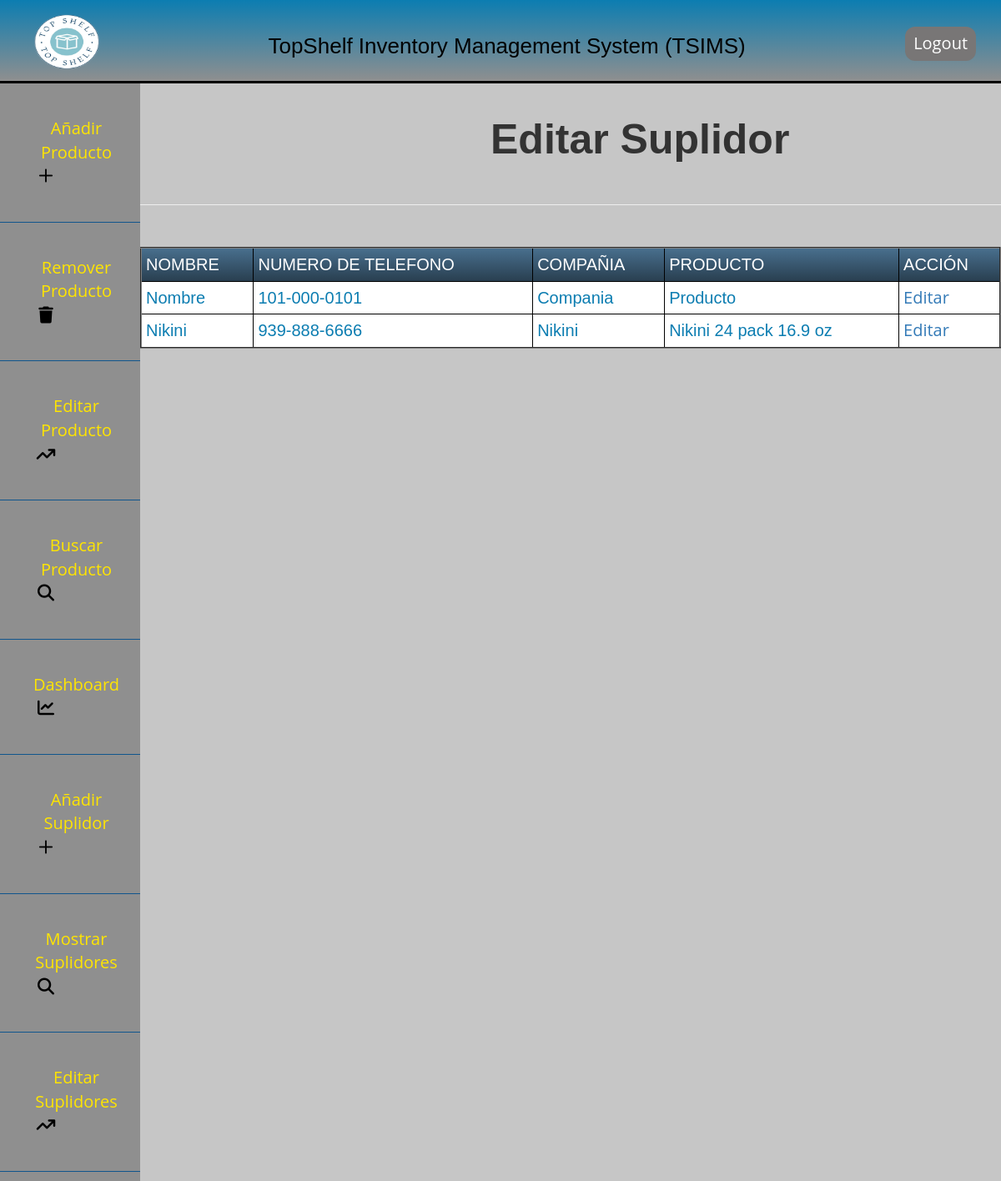
/index.php?page=editarsuplidoresform.php (signed in), run on the app's committed database.
### tables this page shows
CREATE TABLE `suplidor` (
  `IdSuplidor` int(11) NOT NULL,
  `Nombre` varchar(255) DEFAULT NULL,
  `Telefono` varchar(20) DEFAULT NULL,
  `Compania` varchar(255) DEFAULT NULL,
  `Producto` varchar(255) DEFAULT NULL
);

### editarsuplidoresform.php (the view, shortened to what this page needs)
<?php
	include("dbconnect.php");
	$result = mysqli_query ($db, "SELECT * FROM suplidor");
	if (mysqli_num_rows($result) > 0) {
?>
	<br>
	<h2 class="add_data">Editar Suplidor</h2>
	<br>
	<hr class="break">
<div class="values">
<div class="board">
<div class="dbtables">
<table border= "2" class="tablasAdjust">
<thead>
	<tr>
		<td> Nombre </td>
		<td> Numero de telefono</td>
		<td> Compañia </td>
		<td> Producto </td>
		<td> Acción </td>
	</tr>
</thead>
<?php
	while ($row = mysqli_fetch_array($result)) {
?>
<tbody>
	<tr>
		<td><?php echo $row["Nombre"]; ?></td>
		<td><?php echo $row["Telefono"]; ?></td>
		<td><?php echo $row["Compania"]; ?></td>
		<td><?php echo $row["Producto"]; ?></td>
		<td><a href="index.php?page=editarsuplidores.php&IdSuplidor=<?php echo $row["IdSuplidor"]; ?>">Editar</a></td>
	</tr>
	</tbody>
<?php
	}
?>
</table>
</div>
</div>
</div>
<?php
	}
	else {
		echo "No result found";
	}
?>

### styles.css (style rules this page uses)
* { text-decoration: none; margin: 0; padding: 0; box-sizing: border-box; font-family:'open sans', 'sans-serif'; }
body { font-family:Arial, Helvetica, sans-serif; }
.dbtables { border-collapse: separate; border-spacing: 0; color:#0c7db1; font: Arial, Helvetica, sans-serif; }
.dbtables tr td { font-family:Arial, Helvetica, sans-serif; border:1px solid #000; padding:5px; font-size: 20px; }
.dbtables th,td { font-family:Arial, Helvetica, sans-serif; padding:10px 15px; vertical-align:middle; font-size: 20px; }
thead { background: #395870; background: linear-gradient(#49708f, #293f50); color: #fff; font-size: 11px; text-transform: uppercase; }
tbody { background: #rgb(120, 118, 118); }
h2 { font-family:Arial, Helvetica, sans-serif; font-size: 14px; font-weight:bold; }
.add_data { font-size: 50px; padding-left: 49%; }
.values { width: auto; padding: 30px 30px 0 30px; display:flex; align-items:center; flex-wrap:wrap; }
.values { padding: 0px 0px 0px 0px; justify-content: space-evenly; align-items: center; flex-wrap: wrap; }
.board { width: 100%; margin: 30px 0 0 0; background: #fff; border-radius: 8px; }
.tablasAdjust { width: 100%; border-radius: 8px; }

### data on the page
suplidor: Nombre "Nombre", Telefono "101-000-0101", Compania "Compania", Producto "Producto"
suplidor: Nombre "Nikini", Telefono "939-888-6666", Compania "Nikini", Producto "Nikini 24 pack 16.9 oz"
